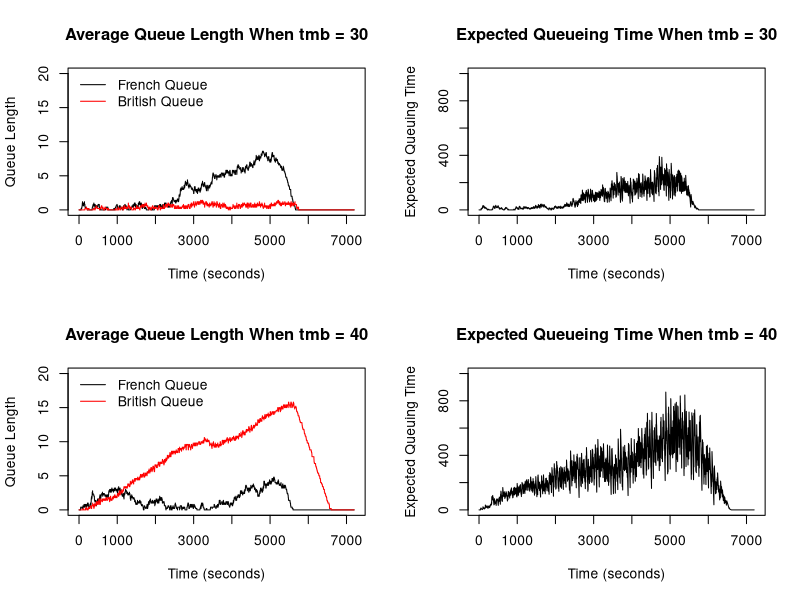

The R script that drew this image:
## Group 25
## Frans : s2591760
## Daiki : s2547603
## Nathan : s2524152


## Contribution to this project
## Frans (40%): Handled the code for the French and British borders.
## Daiki (30%): Handled the code for cars going between French and British stations and probabilities.
## Nathan (30%): Handled the British processing side and plots. 


##################################################################################################


# This program simulates queuing system of French and British passport control
# station at a French ferry terminal. Cars first have to go through the French
# station followed by British station. Simulation runs for 2 hours (7200 seconds) 
# with 1 second step. Assume check-in closes 30 minutes before departure so that 
# car arrivals at the French station will stop after 90 minutes (5400 seconds).

# 2 simulations are run where one of them have matching arrival rate and processing
# rate while the other one is set such that there is a slight delay in the 
# British processing time.
# Plots of the average French and British queue length over time are generated
# along with the expected waiting time in the queue for a car at the start of 
# of the French queue.

# Finally, probability of at least one car missing the ferry is then estimated
# by running the simulation 100 times and considering the average French and 
# British queue length at the last second.


###############################################################################################


# The function qsim() simulates the French and British queuing system.
# qsim() takes on 8 inputs:
# (1) mf is the number of French passport control stations (default: 5)     
# (2) mb is the number of British passport control stations (default: 5)    
# (3) a.rate is the probability of a car arriving each second (default: 0.1)
# (4) trb is a constant such that the British station processing time follows 
#     Uniform(tmb, tmb+trb) (default: 40)
# (5) tmb is the minimum British handling time (default: 30)
# (6) trf is a constant such that the French station processing time follows 
#     Uniform(tmf, tmf+trf) (default: 40)
# (7) tmf is the minimum French handling time (default: 30)
# (8) maxb is the maximum British queue length per station (default: 20)

# qsim() returns a list with 3 elements:
# (1) nf: a vector of the average length of the French queues for every second
# (2) nb: a vector of the average length of the British queues for every second
# (3) eq: a vector of the average expected waiting time in the queue
#     for a car at the start of the French queue for every second

qsim <- function(mf=5,mb=5,a.rate=.1,trb=40,trf=40,tmb=30,tmf=30,maxb=20){
  
  # Initialize state variables: these values corresponds to time t = 0
  
  # each column of french_arrivals represents number of car arriving 
  # at each French station at the beginning of time t
  french_arrivals <- rep(0,mf)

  # each column of french_queues represents the number of cars waiting 
  # at each French station's queue at the beginning of time t
  french_queues <- rep(0,mf)

  # each column of french_time represents the service time left for a customer
  # at each French station at the beginning of time t
  french_times <- rep(0,mf)

  # each column of french_busy indicates whether each 
  # French station is busy (1) or not (0) at the beginning of time t
  french_busy <- rep(0,mf)

  # each column of french_exit indicates whether the car exit (1) or not (0)
  # at each French station at the end of time t/beginning of time t+1 
  french_exit <- rep(0,mf)

  # each column of french_stuck indicates whether there's a car stuck at 
  # the corresponding station (1) or not (0) at the end of time t/
  # beginning of time t+1. 
  french_stuck <- rep(0,mf)

  # Do the same for the British queues and time
  british_arrivals <- rep(0,mb)
  
  british_queues <- rep(0,mb)
  
  british_times <- rep(0,mb)

  british_busy <- rep(0,mb)
  
  british_exit <- rep(0,mb)

  
  # each column of british_available indicates whether each British station is     
  # available (1) or not (0) at the end of time t/beginning of time t+1      
  # for containing a car arriving from the French station 
  british_available <- rep(1,mb)

  
  # Collect the index of available British stations
  available_station <- which(british_available == 1)
  
  #Initialize empty vectors 
  nf <- numeric()
  nb <- numeric()
  eq <- numeric()
  
  # iterate over the entire 2 hour (7200 seconds) period
  for (t in 1:7200) {
    # Reset number of arrivals for both British and French stations at the start of the loop    
    french_arrivals <- rep(0,mf)
    british_arrivals <- rep(0,mf)
    
    # Start from the British stations
    
    # update british_arrivals at time t
    # arrivals depends on french_exit at time t-1     
    # if a car manages to exit at time t-1, it already checked the availability of    
    # British stations
    
    # the number of arrivals at the British station is the total number of cars    
    # exiting the French station
    british_num_arrivals <- sum(french_exit)
    
    # If there are cars arriving at the British station
    if (british_num_arrivals > 0){
      
      # number of busy British stations
      num_british_busy <- sum(british_busy)
      
      # iterate over each arriving car
      for (i in 1:british_num_arrivals){
        
        # If there are any stations that are not busy
        if (num_british_busy < 5) {
          # go to the station that is not busy because
          # if station is not busy at time t-1, it is available at time t
          
          # obtain the index of the target station:
          # get the index of the station that is not busy (the station will have  
          # a minimum value of 0 as its busy state) that are available
          # then index available_station to get the targeted station
          go_here <- available_station[which.min(british_busy[available_station])]
          
          # assign arrival to the chosen station
          british_arrivals[go_here] <- 1
          
          
          # remove the chosen station from choices of available station
          # because it is busy now
          available_station <- available_station[!available_station == go_here]
          
          # the chosen station is now busy to serve the new car, so add
          # number of busy British station by one
          num_british_busy <- num_british_busy + 1
          
          # This prevents a car going to British station with 0 queue that is busy 
          # serving customer and instead, direct them to stations with 0 queue 
          # that are not busy
        }
        
        # else, when all stations are busy
        else{
          # only consider the minimum queue length at time t-1 of British stations that 
          # are available
 
          # which available station has the minimum queue?
          # first extract the British queues that are available
          # then find the index of the extracted stations with the minimum queue
          # finally index available_station to get the original index of the
          # available station with the minimum queue length to go
          go_here <- available_station[which.min(british_queues[available_station])]
          
          # enter one available station with minimum queue 
          british_arrivals[go_here] <- 1
          
          # remove the chosen station from the choices of the available station
          # because that station will not have the minimum queue anymore
          available_station <- available_station[!available_station == go_here]
        }
      }
    }
    
    # update British station busy state to values at time t
    
    # a British station is busy at time t if:
    # (1) the service time left at time t-1 is more than 1 second 
    #     (i.e, still need to serve at time t)
    # (2) or there's a customer waiting in queue at time t-1 ready to be served
    # (3) or a customer arrives exactly at time t
    for (i in 1:mb){
      if (british_times[i] > 1 || british_queues[i] > 0 || british_arrivals[i] == 1){
        british_busy[i] <- 1
      }
      # otherwise, the station is not busy
      else{
        british_busy[i] <- 0
      }
    }
    
    # update British queues length to values at time t
    for (i in 1:mb){
      # a British station's queue length changes when:
      # (1) if a station is busy at time t-1 (service time at time t-1 > 1) 
      #     then add the number of arrivals at time t to the queue length at time t-1
      # notice that these conditions allow a car who arrives exactly at time t
      # without any queue to go straight into the station without having to queue
      if (british_times[i] > 1){
        british_queues[i] <- british_queues[i] + british_arrivals[i]
      }
      
      # (2) if there's an exit recorded at time t-1 then reduce the length of the
      #     queue by the number of exit and add the arrivals at time t to the 
      #     queue length at time t-1
      else if (british_exit[i] == 1){
        
        # take the maximum between 0 and the calculated value to prevent
        # queue length going to negative (e.g., when a car exits from a station
        # with 0 queue length) 
        british_queues[i] <- max(0,british_queues[i] - british_exit[i] + british_arrivals[i])
      }
      
      # update British service time
      
      # a British station's service time changes when:
      # (1) if the service time at time t-1 > 1, then reduce that by one since
      #     time has progressed by one second after each iteration
      if (british_times[i] > 1){
        british_times[i] <- british_times[i] - 1
      }
      
      # (2) else if the station at time t is busy because of a new customer 
      #     arriving at time t and go straight to the station, then generate 
      #     a new service time following uniform(tmb, tmb+trb)
      else if (british_busy[i] == 1){
        
        # round the time to the nearest integer
        british_times[i] <- round(runif(1, tmb, tmb+trb),0)
      }
      
      # (3) otherwise, the station is not busy with no cars waiting or being served.
      #     So, assign zero.
      else{
        british_times[i] <- 0
      }
    }
    
    # update British exit state at time t
    
    for (i in 1:mb){
      # A car exit's value is recorded at time t when:
      # (1) if its service time at time t is 1 which implies that its service 
      #     will be finished at the end of time t
      if (british_times[i] == 1){
        british_exit[i] <- 1
      }
      
      # (2) in all other cases, no cars will exit
      else{
        british_exit[i] <- 0
      }
    }
    
    # update British availability at time t
    for (i in 1:mb){
      # a British station is available if:
      # (1) number of its queue at time t-1 < maximum queue length; or
      # (2) service time at time t-1 == 1 since even if queue length at time t-1 is maxb,
      #     at time t one person will exit and queue length at time t will be
      #     maxb - 1 < maxb
      
      if (british_queues[i] < maxb || british_times[i] == 1){
        british_available[i] <- 1
      }
      
      # otherwise, British station is not available
      else{
        british_available[i] <- 0
      }
    }
    
    # indices of available British station
    available_station <- which(british_available == 1)
    
    # number of available British station
    num_available_station <- sum(british_available)
    

    ## French side
    
    # Generate arrivals only within the first 90 minutes
    if (t <= 5400){  # 60s x 90mins = 5400s
      # the probability that a car arrives is a.rate
      # Let U be a random variable following Uniform(0,1)
      # Then, the Pr(U < a.rate) = a.rate
      # Therefore, the event that a number simulated from Uniform(0,1) being less than a.rate
      # (the probability of this happening is a.rate) implies that a car arrives
      # record 1 to num_arrivals if a car arrives, 0 otherwise.
      # Neglect the probability of 2 or more cars arriving in the same second
      num_arrivals <- as.integer(runif(1) < a.rate)
      
      # Update french_arrivals at time t
      
      # If there's a station that is not busy
      # choose to go to that station
      if (sum(french_busy) < 5) {
        french_arrivals[which.min(french_busy)] <- num_arrivals
      # This prevents car going to stations with 0 queue that are busy
      # and instead direct them to stations with 0 that are not busy
      }
      
      # otherwise, pick the station with the smallest queue length
      # Assume that the arriving car does not know how many seconds
      # the previous cars have left in a station
      else {
        french_arrivals[which.min(french_queues)] <- num_arrivals
      }
    }
    
    # update French station busy state to values at time t
    for (i in 1:mf) {
      # a French station is busy at time t if:
      # (1) the service time left at time t-1 is more than 1 second 
      #     (i.e, still need to serve at time t); or
      # (2) there's a customer waiting in queue at time t-1 ready to be served at time t; or
      # (3) a customer arrives exactly at time t; or
      # (4) a car is stuck inside waiting for the British queues to free up
      
      if (french_times[i] > 1 || french_queues[i] > 0 || french_arrivals[i] == 1 || french_stuck[i] == 1){
        french_busy[i] <- 1
      }
      # otherwise, the station is not busy
      else{
        french_busy[i] <- 0
      }
    }
    
    # update French queues lengths to values at time t
    for (i in 1:mf){
      # a French station's queue length changes when:
      # (1) if a station is busy at time t-1 (service time at time t-1 > 1 
      #     or a car is stuck inside) then add number of arrivals at time t
      #     to the queue length at time t-1.
      # notice that these conditions allow a car who arrives exactly at time t
      # without any queue to go straight into the station without having to queue
      if (french_times[i] > 1 || french_stuck[i] == 1){
        french_queues[i] <- french_queues[i] + french_arrivals[i]
      }
      
      # (2) if there's an exit recorded at time t-1 then reduce the length of the
      #     queue by the number of exit and add the arrivals at time t to the 
      #     queue length at time t-1
      else if (french_exit[i] == 1){
      # similar to the british_queues, taking the maximum between 0 and the value
      # ensures that queue length doesn't go to negative values
        french_queues[i] <- max(0,french_queues[i] - french_exit[i] + french_arrivals[i])
      }
    }
    
    # update French service time at time t
    for (i in 1:mf){
      # a French station's service time changes when:
      # (1) if the service time at time t-1 > 1 then reduce that by one since
      #     time has progressed by one second after each iteration
      if (french_times[i] > 1){
        french_times[i] <- french_times[i] - 1
      }
      
      # (2) else if the station at time t is busy because of a new customer 
      #     arriving at time t and go straight to the station (instead of busy
      #     because a car is stuck or because it is still serving previous customer 
      #     (first if condition)) then generate a new service time following
      #     uniform(tmf, tmf+trf)
      else if (french_busy[i] == 1 && french_stuck[i] == 0){
        french_times[i] <- round(runif(1, tmf, tmf+trf),0)
      }
      
      # (3) otherwise, the station is not busy with no cars waiting or being served.
      #     So, assign zero.
      else{
        french_times[i] <- 0
      }
    }
    
    # update French exit and stuck state at time t
    
    for (i in 1:mf){
      # (1) if its service time at time t == 1, it implies that its service 
      #     will be finished at the end of time t and there is an available 
      #     spot at the British stations, then the car can exit
      
      if (french_times[i] == 1 && num_available_station > 0){ 
        french_exit[i] <- 1
        num_available_station <- num_available_station - 1
      }
      
      # (2) else if service time at time t == 1 but there is no free space at the
      #     British station, the car doesn't exit (assign 0 to french_exit) but 
      #     it gets stuck for the first time (assign 1 to french_Stuck)
      else if (french_times[i] == 1 && num_available_station == 0){
        french_exit[i] <- 0
        french_stuck[i] <- 1
      }
      
      # (3) in all other cases, no cars will exit
      else{
        french_exit[i] <- 0
      }
    }
    
    # for each station, update stuck at time t to still stuck or manage to exit
    for (i in 1:mf){
      # if you've been assigned exit, you cannot be stuck
      if (french_exit[i] == 1){
        french_stuck[i] <- 0
      }
      # else if the car was assigned to be stuck, check whether it is still
      # stuck or it can exit
      else if (french_stuck[i] == 1){
        # if there is an available station, it can exit. Otherwise, it stays stuck.
        if (num_available_station > 0){
          french_stuck[i] <- 0
          french_exit[i] <- 1
          num_available_station <- num_available_station - 1
        }
      }
      # in other cases, no cars are stuck
      else{
        french_stuck[i] <- 0
      }
    }
    
    # Record average queue lengths 
    # nf is the average queue lengths for the French stations
    nf[t] <- mean(french_queues)
    # nb is the average queue lengths for the British stations
    nb[t] <- mean(british_queues)
    
    # eq is the expected waiting time at the start of the French queue
    eq[t] <- mean(french_queues) * mean(french_times) + mean(british_queues) * mean(british_times)
    
  }
  
  # Return a list of the vectors calculated above
  return(list(nf = nf, nb = nb, eq = eq))
}


####################################################################################################################


# simulate queue with default parameter
sim <- qsim()

# simulate queue with minimum British handling time set to 40 seconds
sim_40 <- qsim(tmb = 40)

# Set up a 2x2 grid for plots
par(mfrow = c(2, 2))  

# Plot 1: Average French and British queue lengths over time when tmb = 30
plot(1:7200, sim$nf, type = "l", xlab = "Time (seconds)", ylab = "Queue Length", ylim = c(0,20))
lines(1:7200, sim$nb, col = "red")
title("Average Queue Length When tmb = 30")
legend("topleft", legend = c("French Queue", "British Queue"), col = c("black", "red"), lty = 1, bty = "n")

# Plot 2: Expected queuing time over time when tmb = 30
plot(1:7200, sim$eq, type = "l", xlab = "Time (seconds)", ylab = "Expected Queuing Time", ylim = c(0,1000))
title("Expected Queueing Time When tmb = 30")

# Plot 3: Average French and British queue lengths over time when tmb = 40
plot(1:7200, sim_40$nf, type = "l", xlab = "Time (seconds)", ylab = "Queue Length", ylim = c(0,20))
lines(1:7200, sim_40$nb, col = "red")
title("Average Queue Length When tmb = 40")
legend("topleft", legend = c("French Queue", "British Queue"), col = c("black", "red"), lty = 1, bty = "n")

# Plot 4: Expected queuing time over time when tmb = 40
plot(1:7200, sim_40$eq, type = "l", xlab = "Time (seconds)", ylab = "Expected Queuing Time", ylim = c(0,1000))
title("Expected Queueing Time When tmb = 40")


# Estimation of the probability that at least one car miss the ferry departure

# Initialize a variable that counts the number of times in each simulation that 
# at least one car is still in the queue by the end of the simulation
missing <- 0

# Simulation time 
sim_t <- 7200

# run the simulation 100 times
for (i in 1:100) {
  # Assign the average French and British queue lengths at the end of the 
  # simulation to last_nf and last_nb, respectively
  sim_prob <- qsim(tmb = 40)
  last_nf <- sim_prob$nf[sim_t]
  last_nb <- sim_prob$nb[sim_t]
  
  # non-zero average of the queue lengths indicate that there are still cars
  # remaining in the queue.
  # Therefore, if the sum of the averages are not 0
  if (sum(last_nf,last_nb) != 0) {
    # there is at least one car stuck in the queue at the end of the 2-hour 
    # simulation period
    missing <- missing + 1
  }
}

# Calculate the empirical probability that at least one car miss the ferry 
# and print out the result
prob <- missing / 100
cat("The probability of at least one car missing the ferry departure is ", prob, ".", sep = "")


# Findings:

# If the average British processing time matches the average French processing time,
# then the average queue length and expected queuing time remains relatively low. 
# However, when there is a small extra delays in British checking, 
# the expected queuing time will be visibly greater. 

# This is because a longer processing time for the British station greatly 
# increases the average British queue length.
# However, the length of the French queues will remain similar when there are 
# just slight delays in British processing time because cars are exiting the 
# French station normally as long as no cars are getting stuck in the French station.

# A notable increase in the average French queue length would be expected when 
# the British stations start reaching their maximum capacity i.e., when cars
# starts getting stuck at the French station which would impact the French queue length. 

# As a result, the probability that at least one car miss the ferry when the 
# average rate of processing British passports falls behind the arrival rate 
# into the French queues will be greater than if both rates are the same. 
